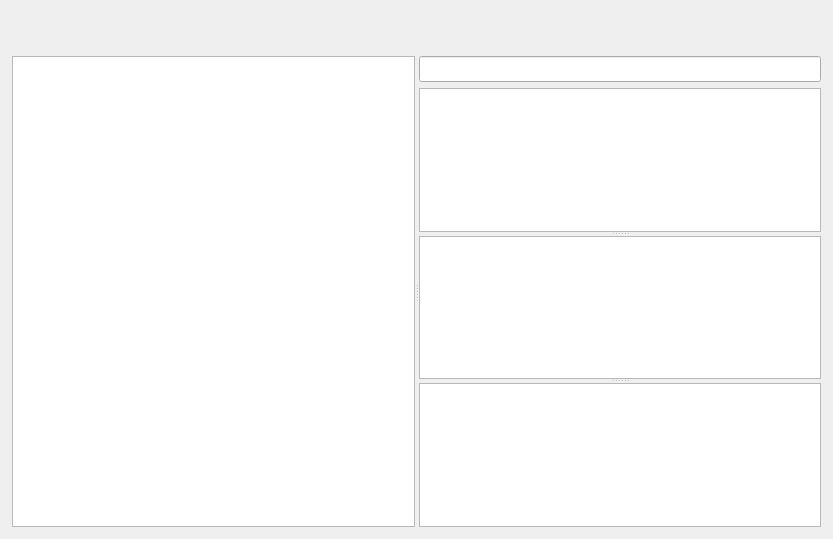
<?xml version="1.0" encoding="UTF-8"?>
<ui version="4.0">
 <class>MainWindow</class>
 <widget class="QMainWindow" name="MainWindow">
  <property name="geometry">
   <rect>
    <x>0</x>
    <y>0</y>
    <width>833</width>
    <height>539</height>
   </rect>
  </property>
  <property name="windowTitle">
   <string>MainWindow</string>
  </property>
  <widget class="QWidget" name="centralwidget">
   <layout class="QVBoxLayout" name="verticalLayout_3">
    <property name="spacing">
     <number>0</number>
    </property>
    <property name="leftMargin">
     <number>0</number>
    </property>
    <property name="topMargin">
     <number>0</number>
    </property>
    <property name="rightMargin">
     <number>0</number>
    </property>
    <property name="bottomMargin">
     <number>0</number>
    </property>
    <item>
     <widget class="QWidget" name="widget" native="true">
      <property name="minimumSize">
       <size>
        <width>0</width>
        <height>56</height>
       </size>
      </property>
      <property name="maximumSize">
       <size>
        <width>16777215</width>
        <height>56</height>
       </size>
      </property>
     </widget>
    </item>
    <item>
     <layout class="QVBoxLayout" name="verticalLayout_2">
      <property name="spacing">
       <number>12</number>
      </property>
      <property name="leftMargin">
       <number>12</number>
      </property>
      <property name="topMargin">
       <number>0</number>
      </property>
      <property name="rightMargin">
       <number>12</number>
      </property>
      <property name="bottomMargin">
       <number>12</number>
      </property>
      <item>
       <widget class="QSplitter" name="splitter">
        <property name="orientation">
         <enum>Qt::Horizontal</enum>
        </property>
        <widget class="ProjectTreeView" name="projectTreeView">
         <property name="minimumSize">
          <size>
           <width>0</width>
           <height>200</height>
          </size>
         </property>
        </widget>
        <widget class="QWidget" name="layoutWidget">
         <layout class="QVBoxLayout" name="verticalLayout">
          <item>
           <widget class="QLineEdit" name="lineEdit">
            <property name="minimumSize">
             <size>
              <width>0</width>
              <height>26</height>
             </size>
            </property>
            <property name="maximumSize">
             <size>
              <width>16777215</width>
              <height>26</height>
             </size>
            </property>
           </widget>
          </item>
          <item>
           <widget class="QSplitter" name="splitter_3">
            <property name="orientation">
             <enum>Qt::Vertical</enum>
            </property>
            <property name="childrenCollapsible">
             <bool>true</bool>
            </property>
            <widget class="LogTableView" name="logTableView"/>
            <widget class="QTextEdit" name="textEdit">
             <property name="readOnly">
              <bool>true</bool>
             </property>
            </widget>
            <widget class="FileTableView" name="fileTableView"/>
           </widget>
          </item>
         </layout>
        </widget>
       </widget>
      </item>
     </layout>
    </item>
   </layout>
  </widget>
 </widget>
 <customwidgets>
  <customwidget>
   <class>ProjectTreeView</class>
   <extends>QTreeView</extends>
   <header>ProjectTreeView.h</header>
  </customwidget>
  <customwidget>
   <class>LogTableView</class>
   <extends>QTableWidget</extends>
   <header>LogTableView.h</header>
  </customwidget>
  <customwidget>
   <class>FileTableView</class>
   <extends>QTableWidget</extends>
   <header>FileTableView.h</header>
  </customwidget>
 </customwidgets>
 <resources/>
 <connections/>
</ui>
